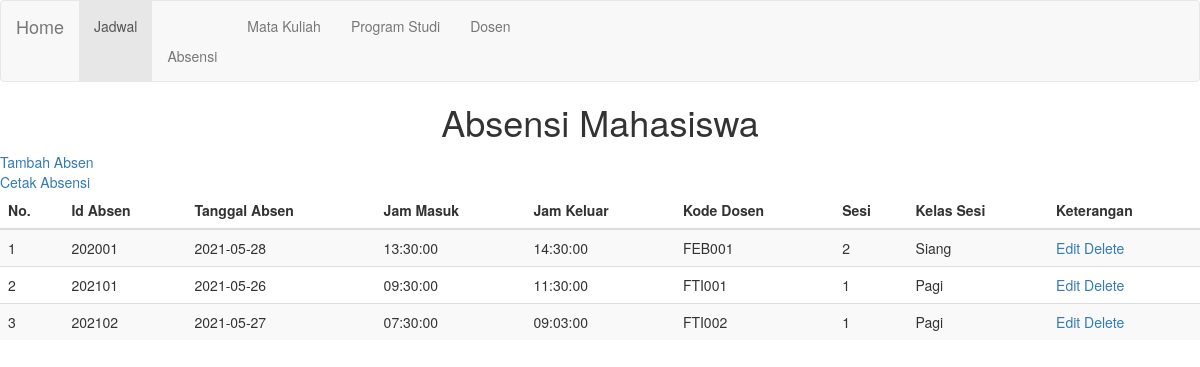
The app's page /absen.php with its own data.
### tables this page shows
CREATE TABLE `tblabsen` (
  `idabsen` int(10) NOT NULL,
  `tglabsen` date DEFAULT NULL,
  `masuk` time DEFAULT NULL,
  `keluar` time DEFAULT NULL,
  `kodedosen` varchar(10) DEFAULT NULL,
  `sesi` varchar(2) DEFAULT NULL,
  `kelassesi` varchar(10) DEFAULT NULL
);

### connection.php (called while the page is built)
<?php
class Connection
{
    public function get_connection()
    {
        $host = "localhost";
        $database = "db_absensi";
        $username = "root";
        $password = "";
        $connect = new mysqli($host, $username, $password, $database);
        return $connect;
    }
}

### model.php (called while the page is built, shortened)
<?php
include 'connection.php';
class Model extends Connection
{
    public function __construct()
    {
        $this->conn = $this->get_connection();
    }
public function tampil_dataabsen()
{
    $sql = "SELECT * FROM tblabsen";
    $bind = $this->conn->query($sql);
    while ($obj = $bind->fetch_object()) {
        $baris[] =$obj;
    }
    if (!empty($baris)) {
        return $baris;
    }
}
}

### absen.php (the view, shortened to what this page needs)
<?php
include 'model.php';
$model = new Model();
$index = 1;
?>
<!doctype html>
<html lang="en">
<head>
    <link rel="stylesheet" type="text/css" href="https://stackpath.bootstrapcdn.com/bootstrap/3.4.1/css/bootstrap.min.css">
</head>
<body>
<nav class="navbar navbar-default">
    <div class="container-fluid">
        <div class="navbar-header">
            <a class="navbar-brand" href="index.php">Home</a>
        </div>
        <div id="navbar" class="navbar-collapse collapse">
            <ul class="nav navbar-nav">
            <li class="active"><a href="jadwal.php">Jadwal<a></li>
                <li><a href="absen.php">Absensi</a></li>
                <li><a href="matkul.php">Mata Kuliah</a></li>
                <li><a href="prodi.php">Program Studi</a></li>
                <li><a href="dosen.php">Dosen</a></li>
            </ul>
        </div>
</nav>
<h1><p style="text-align:center">Absensi Mahasiswa</h1></p>
        <a href="createabsen.php">Tambah Absen</a>
        <br>
        <a href="printabsen.php" target="_blank">Cetak Absensi</a>
        <br>
        <table border ="1">
            <thead>
                <tr>
                <div class="container-fluid">
        <table class="table table-striped">
            <thead>
                <tr>
                    <th>No.</th>
                    <th>Id Absen</th>
                    <th>Tanggal Absen</th>
                    <th>Jam Masuk</th>
                    <th>Jam Keluar</th>
                    <th>Kode Dosen</th>
                    <th>Sesi</th>
                    <th>Kelas Sesi</th>
                    <th>Keterangan</th>
                </tr>
            </thead>
            <tbody>
                <?php
                $result = $model->tampil_dataabsen();
                if (!empty($result)) {
                    foreach ($result as $data) : ?>
                        <tr>
                            <td><?= $index++ ?></td>
                            <td><?= $data->idabsen ?></td>
                            <td><?= $data->tglabsen ?></td>
                            <td><?= $data->masuk ?></td>
                            <td><?= $data->keluar ?></td>
                            <td><?= $data->kodedosen ?></td>
                            <td><?= $data->sesi ?></td>
                            <td><?= $data->kelassesi ?></td>
                            <td>
                                <a name="edit" id="edit" href="editabsen.php?idabsen=<?= $data->idabsen ?>">Edit</a>
                                <a name="hapus" id="hapus" href="proses.php?idabsen=<?= $data->idabsen ?>">Delete</a>
                            </td>
                        </tr>
                    <?php endforeach;
                } else { ?>
                    <tr>
                    <td colspan="8">Belum Ada Rekap Absensi</td>
                    </tr>
                <?php } ?>
            </tbody>
        </table>
    </div>
</body>
</html>

### records on screen
tblabsen: idabsen "202001", tglabsen "2021-05-28", masuk "13:30:00", keluar "14:30:00", kodedosen "FEB001", sesi "2", kelassesi "Siang"
tblabsen: idabsen "202101", tglabsen "2021-05-26", masuk "09:30:00", keluar "11:30:00", kodedosen "FTI001", sesi "1", kelassesi "Pagi"
tblabsen: idabsen "202102", tglabsen "2021-05-27", masuk "07:30:00", keluar "09:03:00", kodedosen "FTI002", sesi "1", kelassesi "Pagi"
